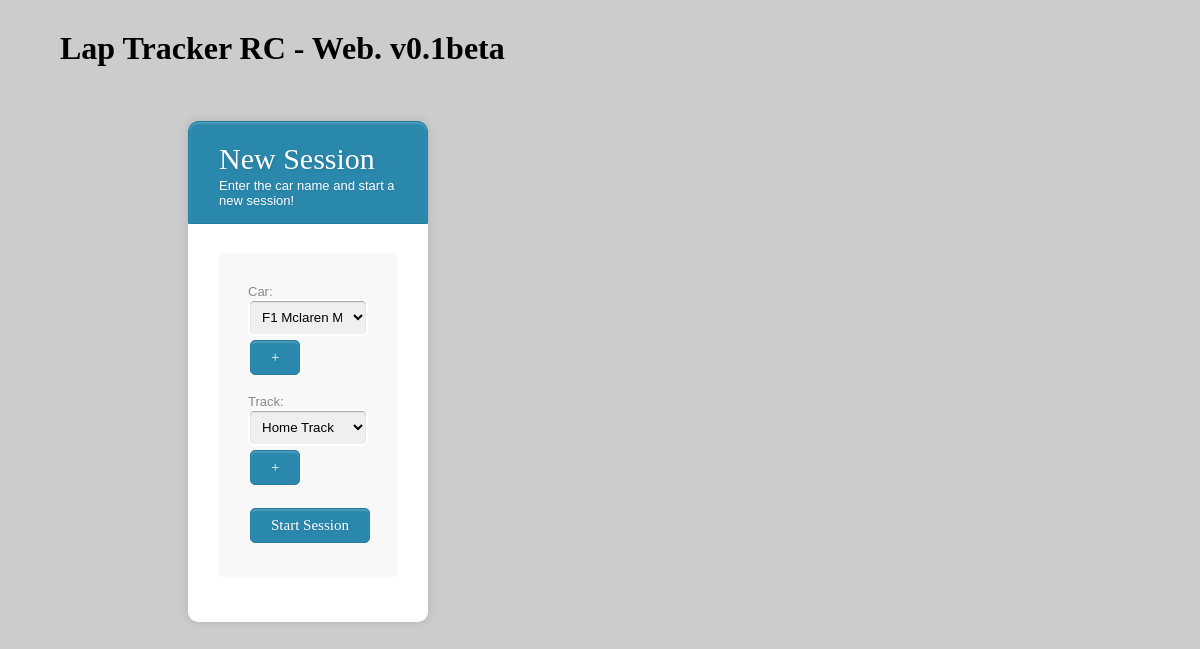
The page /Web/ on the database as committed earlier.
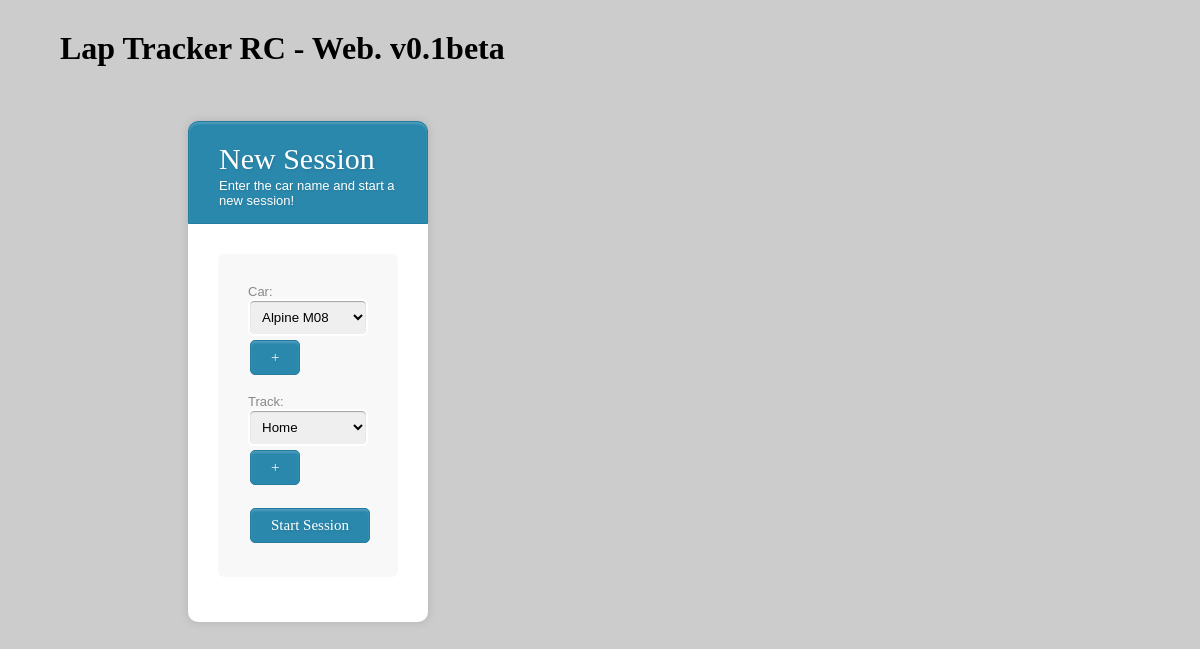
The same page on the database as committed later.
### Web/models.py (models this page shows)
class Car(models.Model):
    name = models.CharField(max_length=200, default="Car")

class Track(models.Model):
    name = models.CharField(max_length=200)
    length = models.IntegerField(default=0)

### Web/views.py (the view)
# urls.py: path('', views.index, name='index'),
def index(request):
    tracks,cars = loadCarsAndTracks()
    context = {'tracks': tracks, "cars": cars}
    return render(request, 'Web/index.html', context)

### Web/views.py (called while the page is built)
def loadCarsAndTracks():
    tracks = []
    for t in Track.objects.all():
        tracks.append(t.name)
    cars = []
    for t in Car.objects.all():
        cars.append(t.name)
    return tracks, cars

### Web/templates/Web/index.html (shortened to what this page needs)
<!DOCTYPE html>
<html lang="en">
<head>
</head>
<body>
<div class="top">
    <h1><b>Lap Tracker RC - Web. v0.1beta</b> </h1><br>
</div>
<div class="center">
<div class="form-style-10">
<h1>New Session<span>Enter the car name and start a new session!</span></h1>
<div id="selectItem">
    <form action="{% url 'Web:startSession'%}" method="post">
        <div class="inner-wrap">
                 <label>Car: <select name="selectedCarID" id ="selectedCarID">
                {% for entry in cars %}
                    <option value="{{ entry}}">{{ entry }}</option>
                {% endfor %}
                </select> <input type="button" onclick="openNewCarDiv()" value="+"></label>
                <label>Track: <select name="selectedTrackNameID" id ="selectedTrackNameID">
                {% for entry in tracks %}
                    <option value="{{ entry }}">{{ entry }}</option>
                {% endfor %}
                </select> <input type="button" onclick="openNewTrackDiv()" value="+"></label>
                <input type="submit" id="submitButton" value="Start Session">
        </div>
    </form>
</div>
</div>
</div>
</body>
</html>

### Web/templates/Web/index.html (style rules this page uses)
body, html { height: 100%; background-color: #cccccc; }
.top { position: fixed; top: 1%; left: 5%; width: 100%; }
.center { position: fixed; top: 10%; width: 50%; }
input[type=button], input[type=submit], input[type=reset] { background-color: #48cc63; border: none; color: white; padding: 16px 32px; text-decoration: none; margin: 4px 2px; cursor: pointer; }
.form-style-10 { width:30%; padding:30px; margin:40px auto; background: #FFF; border-radius: 10px; -webkit-border-radius:10px; -moz-border-radius: 10px; box-shadow: 0px 0px 10px rgba(0, 0, 0, 0.13); -moz-box-shadow: 0px 0px 10px rgba(0, 0, 0, 0.13); -webkit-box-shadow: 0px 0px 10px rgba(0, 0, 0, 0.13); }
.form-style-10 .inner-wrap { padding: 30px; background: #F8F8F8; border-radius: 6px; margin-bottom: 15px; }
.form-style-10 h1 { background: #2A88AD; padding: 20px 30px 15px 30px; margin: -30px -30px 30px -30px; border-radius: 10px 10px 0 0; -webkit-border-radius: 10px 10px 0 0; -moz-border-radius: 10px 10px 0 0; color: #fff; text-shadow: 1px 1px 3px rgba(0, 0, 0, 0.12); font: normal 30px 'Bitter', serif; -moz-box-shadow: inset 0px 2px 2px 0px rgba(255, 255, 255, 0.17); -webkit-box-shadow: inset 0px 2px 2px 0px rgba(255, 255, 255, 0.17); box-shadow: inset 0px 2px 2px 0px rgba(255, 255, 255, 0.17); border: 1px solid #257C9E; }
.form-style-10 h1 > span { display: block; margin-top: 2px; font: 13px Arial, Helvetica, sans-serif; }
.form-style-10 label { display: block; font: 13px Arial, Helvetica, sans-serif; color: #888; margin-bottom: 15px; }
.form-style-10 input[type="text"], .form-style-10 input[type="date"], .form-style-10 input[type="datetime"], .form-style-10 input[type="email"], .form-style-10 input[type="number"], .form-style-10 input[type="search"], .form-style-10 input[type="time"], .form-style-10 input[type="url"], .form-style-10 input[type="password"], .form-style-10 textarea, .form-style-10 select { display: block; box-sizing: border-box; -webkit-box-sizing: border-box; -moz-box-sizing: border-box; width: 100%; padding: 8px; border-radius: 6px; -webkit-border-radius:6px; -moz-border-radius:6px; border: 2px solid #fff; box-shadow: inset 0px 1px 1px rgba(0, 0, 0, 0.33); -moz-box-shadow: inset 0px 1px 1px rgba(0, 0, 0, 0.33); -webkit-box-shadow: inset 0px 1px 1px rgba(0, 0, 0, 0.33); }
.form-style-10 input[type="button"], .form-style-10 input[type="submit"] { background: #2A88AD; padding: 8px 20px 8px 20px; border-radius: 5px; -webkit-border-radius: 5px; -moz-border-radius: 5px; color: #fff; text-shadow: 1px 1px 3px rgba(0, 0, 0, 0.12); font: normal 30px 'Bitter', serif; -moz-box-shadow: inset 0px 2px 2px 0px rgba(255, 255, 255, 0.17); -webkit-box-shadow: inset 0px 2px 2px 0px rgba(255, 255, 255, 0.17); box-shadow: inset 0px 2px 2px 0px rgba(255, 255, 255, 0.17); border: 1px solid #257C9E; font-size: 15px; }

Rows that differ between the two databases and show on the page:
removed Car: selectedCarID "F1 Mclaren Mp4/4"
added Car: selectedCarID "Alpine M08"
changed Track: selectedTrackNameID "Home Track" → "Home"
